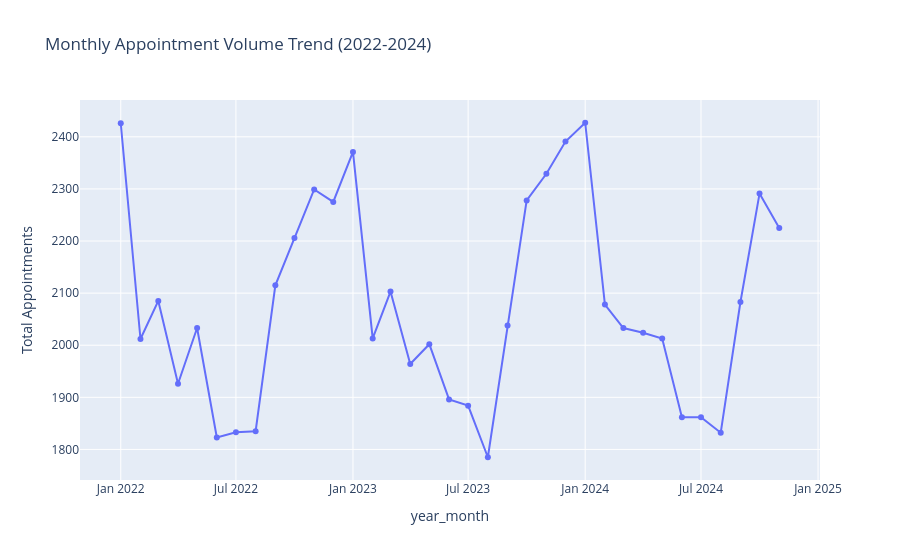

Notebook cell for this chart:
### Code cell
historical_df = df[df['appointment_status'] != 'Scheduled'].copy()
completed_df = df[df['appointment_status'] == 'Completed'].copy()

# A. Appointment Volume Trend (Monthly)
monthly_vol = historical_df.groupby(['appointment_year', 'appointment_month']).size().reset_index(name='volume')
monthly_vol['year_month'] = monthly_vol['appointment_year'].astype(str) + '-' + monthly_vol['appointment_month'].astype(str).str.zfill(2)

fig1 = px.line(monthly_vol, x='year_month', y='volume', markers=True, 
               title='Monthly Appointment Volume Trend (2022-2024)', labels={'volume': 'Total Appointments'})
fig1.show()

### Figure 1 — Plotly figure (JSON) as saved in the notebook; plotly's stock layout.template omitted (floating-point values rounded to 4 significant figures)
{"data": [{"hovertemplate": "year_month=%{x}<br>Total Appointments=%{y}<extra></extra>", "legendgroup": "", "line": {"color": "#636efa", "dash": "solid"}, "marker": {"symbol": "circle"}, "mode": "lines+markers", "name": "", "orientation": "v", "showlegend": false, "type": "scatter", "x": ["2022-01", "2022-02", "2022-03", "2022-04", "2022-05", "2022-06", "2022-07", "2022-08", "2022-09", "2022-10", "2022-11", "2022-12", "2023-01", "2023-02", "2023-03", "2023-04", "2023-05", "2023-06", "2023-07", "2023-08", "2023-09", "2023-10", "2023-11", "2023-12", "2024-01", "2024-02", "2024-03", "2024-04", "2024-05", "2024-06", "2024-07", "2024-08", "2024-09", "2024-10", "2024-11"], "xaxis": "x", "y": [2426, 2012, 2085, 1926, 2033, 1823, 1833, 1835, 2115, 2206, 2299, 2275, 2371, 2013, 2103, 1964, 2002, 1896, 1884, 1785, 2038, 2278, 2329, 2391, 2427, 2078, 2033, 2024, 2013, 1862, 1862, 1832, 2083, 2291, 2225], "yaxis": "y"}], "layout": {"legend": {"tracegroupgap": 0}, "title": {"text": "Monthly Appointment Volume Trend (2022-2024)"}, "xaxis": {"anchor": "y", "domain": [0, 1], "title": {"text": "year_month"}}, "yaxis": {"anchor": "x", "domain": [0, 1], "title": {"text": "Total Appointments"}}}}
